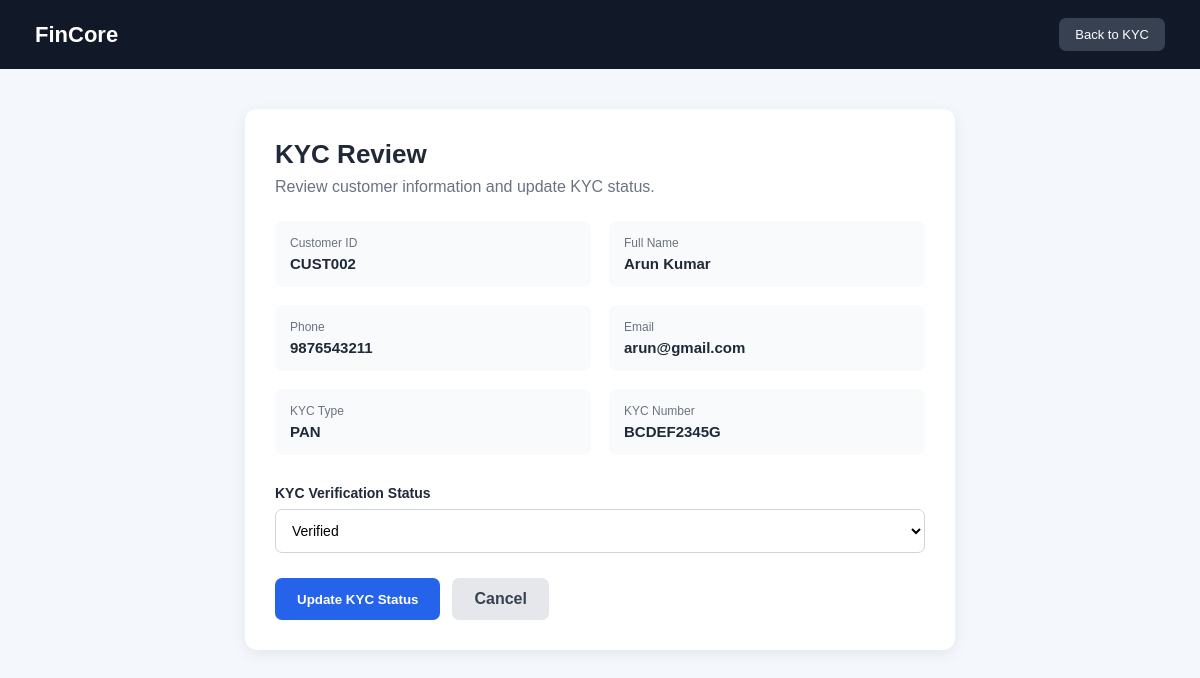
/customers/kyc/2/ (signed in), run on the app's committed database.
### customers/models.py (models this page shows, shortened)
class Customer(models.Model):
    GENDER_CHOICES = [
        ("Male", "Male"),
        ("Female", "Female"),
        ("Other", "Other"),
    ]
    KYC_TYPE_CHOICES = [
        ("Aadhaar", "Aadhaar"),
        ("PAN", "PAN"),
        ("Passport", "Passport"),
        ("Driving License", "Driving License"),
        ("Voter ID", "Voter ID"),
    ]
    KYC_STATUS_CHOICES = [
        ("Pending", "Pending"),
        ("Verified", "Verified"),
        ("Rejected", "Rejected"),
    ]
    customer_id = models.CharField(
        max_length=20,
        unique=True
    )
    full_name = models.CharField(
        max_length=150
    )
    date_of_birth = models.DateField(
        null=True,
        blank=True
    )
    gender = models.CharField(
        max_length=10,
        choices=GENDER_CHOICES,
        blank=True
    )
    phone = models.CharField(
        max_length=15
    )
    email = models.EmailField(
        blank=True
    )
    address = models.TextField(
        blank=True
    )
    city = models.CharField(
        max_length=100,
        blank=True
    )
    state = models.CharField(
        max_length=100,
        blank=True
    )
    postal_code = models.CharField(
        max_length=10,
        blank=True
    )
    kyc_type = models.CharField(
        max_length=30,
        choices=KYC_TYPE_CHOICES,
        blank=True
    )
    kyc_number = models.CharField(
        max_length=50,
        blank=True
    )
    kyc_status = models.CharField(
        max_length=20,
        choices=KYC_STATUS_CHOICES,
        default="Pending"
    )
    created_at = models.DateTimeField(
        auto_now_add=True
    )
    updated_at = models.DateTimeField(
        auto_now=True
    )

### customers/views.py (the view, shortened to what this page needs)
@user_passes_test(
    staff_required,
    login_url="/auth/login/"
)
def kyc_update(request, customer_id):
    customer = get_object_or_404(
        Customer,
        id=customer_id
    )
    return render(
        request,
        "kyc_update.html",
        {
            "customer": customer
        }
    )

### customers/views.py (called while the page is built)
def staff_required(user):
    return user.is_staff

### templates/kyc_update.html (shortened to what this page needs)
<!DOCTYPE html>
<html lang="en">
<head>
</head>
<body>
<div class="navbar">
    <div class="logo">
        FinCore
    </div>
    <a
        href="{% url 'kyc_list' %}"
        class="back-btn"
    >
        Back to KYC
    </a>
</div>
<div class="container">
    <div class="card">
        <h1>KYC Review</h1>
        <p class="subtitle">
            Review customer information and update KYC status.
        </p>
        <div class="details">
            <div class="detail-box">
                <div class="label">
                    Customer ID
                </div>
                <div class="value">
                    {{ customer.customer_id }}
                </div>
            </div>
            <div class="detail-box">
                <div class="label">
                    Full Name
                </div>
                <div class="value">
                    {{ customer.full_name }}
                </div>
            </div>
            <div class="detail-box">
                <div class="label">
                    Phone
                </div>
                <div class="value">
                    {{ customer.phone }}
                </div>
            </div>
            <div class="detail-box">
                <div class="label">
                    Email
                </div>
                <div class="value">
                    {{ customer.email|default:"-" }}
                </div>
            </div>
            <div class="detail-box">
                <div class="label">
                    KYC Type
                </div>
                <div class="value">
                    {{ customer.kyc_type|default:"-" }}
                </div>
            </div>
            <div class="detail-box">
                <div class="label">
                    KYC Number
                </div>
                <div class="value">
                    {{ customer.kyc_number|default:"-" }}
                </div>
            </div>
        </div>
        <form method="POST">
            <div class="form-group">
                <label for="kyc_status">
                    KYC Verification Status
                </label>
                <select
                    name="kyc_status"
                    id="kyc_status"
                    required
                >
                    <option
                        value="Verified"
                        {% if customer.kyc_status == "Verified" %}
                        selected
                        {% endif %}
                    >
                        Verified
                    </option>
                </select>
            </div>
            <div class="buttons">
                <button
                    type="submit"
                    class="update-btn"
                >
                    Update KYC Status
                </button>
                <a
                    href="{% url 'kyc_list' %}"
                    class="cancel-btn"
                >
                    Cancel
                </a>
            </div>
        </form>
    </div>
</div>
</body>
</html>

### templates/kyc_update.html (style rules this page uses)
* { box-sizing: border-box; margin: 0; padding: 0; font-family: Arial, sans-serif; }
body { background: #f4f7fb; color: #1f2937; }
.navbar { background: #111827; color: white; padding: 18px 35px; display: flex; justify-content: space-between; align-items: center; }
.logo { font-size: 22px; font-weight: bold; }
.back-btn { text-decoration: none; color: white; background: #374151; padding: 9px 16px; border-radius: 7px; font-size: 13px; }
.container { max-width: 750px; margin: 40px auto; padding: 0 20px; }
.card { background: white; padding: 30px; border-radius: 12px; box-shadow: 0 4px 15px rgba(0,0,0,0.07); }
h1 { font-size: 26px; margin-bottom: 8px; }
.subtitle { color: #6b7280; margin-bottom: 25px; }
.details { display: grid; grid-template-columns: 1fr 1fr; gap: 18px; margin-bottom: 30px; }
.detail-box { background: #f9fafb; padding: 15px; border-radius: 8px; }
.label { font-size: 12px; color: #6b7280; margin-bottom: 5px; }
.value { font-size: 15px; font-weight: bold; }
.form-group { margin-bottom: 22px; }
label { display: block; font-size: 14px; font-weight: bold; margin-bottom: 8px; }
select { width: 100%; padding: 12px; border: 1px solid #d1d5db; border-radius: 7px; background: white; font-size: 14px; outline: none; }
.buttons { display: flex; gap: 12px; margin-top: 25px; }
.update-btn { border: none; background: #2563eb; color: white; padding: 12px 22px; border-radius: 7px; font-weight: bold; cursor: pointer; }
.cancel-btn { text-decoration: none; background: #e5e7eb; color: #374151; padding: 12px 22px; border-radius: 7px; font-weight: bold; }

### data on the page
Customer: customer_id "CUST002", full_name "Arun Kumar", phone "9876543211", email "arun@gmail.com", kyc_type "PAN", kyc_number "BCDEF2345G", kyc_status "Verified"
